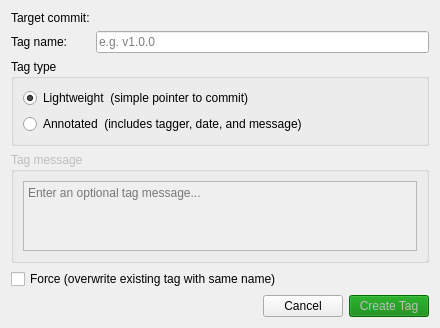
<?xml version="1.0" encoding="UTF-8"?>
<ui version="4.0">
 <class>QGitCreateTagDialog</class>
 <widget class="QDialog" name="QGitCreateTagDialog">
  <property name="geometry">
   <rect>
    <x>0</x>
    <y>0</y>
    <width>440</width>
    <height>310</height>
   </rect>
  </property>
  <property name="windowTitle">
   <string>Create Tag</string>
  </property>
  <layout class="QVBoxLayout" name="verticalLayout">
   <item>
    <layout class="QFormLayout" name="formLayout">
     <item row="0" column="0">
      <widget class="QLabel" name="targetCommit_label">
       <property name="text">
        <string>Target commit:</string>
       </property>
      </widget>
     </item>
     <item row="0" column="1">
      <widget class="QLabel" name="commitHash_label">
       <property name="text">
        <string/>
       </property>
       <property name="textFormat">
        <enum>Qt::TextFormat::RichText</enum>
       </property>
      </widget>
     </item>
     <item row="1" column="0">
      <widget class="QLabel" name="tagName_label">
       <property name="text">
        <string>Tag name:</string>
       </property>
      </widget>
     </item>
     <item row="1" column="1">
      <widget class="QLineEdit" name="tagName_lineEdit">
       <property name="placeholderText">
        <string>e.g. v1.0.0</string>
       </property>
      </widget>
     </item>
    </layout>
   </item>
   <item>
    <widget class="QGroupBox" name="tagType_groupBox">
     <property name="title">
      <string>Tag type</string>
     </property>
     <layout class="QVBoxLayout" name="verticalLayout_2">
      <item>
       <widget class="QRadioButton" name="lightweight_radioButton">
        <property name="text">
         <string>Lightweight  (simple pointer to commit)</string>
        </property>
        <property name="checked">
         <bool>true</bool>
        </property>
       </widget>
      </item>
      <item>
       <widget class="QRadioButton" name="annotated_radioButton">
        <property name="text">
         <string>Annotated  (includes tagger, date, and message)</string>
        </property>
       </widget>
      </item>
     </layout>
    </widget>
   </item>
   <item>
    <widget class="QGroupBox" name="message_groupBox">
     <property name="title">
      <string>Tag message</string>
     </property>
     <property name="enabled">
      <bool>false</bool>
     </property>
     <layout class="QVBoxLayout" name="verticalLayout_3">
      <item>
       <widget class="QPlainTextEdit" name="message_plainTextEdit">
        <property name="placeholderText">
         <string>Enter an optional tag message...</string>
        </property>
        <property name="maximumHeight">
         <number>90</number>
        </property>
       </widget>
      </item>
     </layout>
    </widget>
   </item>
   <item>
    <widget class="QCheckBox" name="force_checkBox">
     <property name="text">
      <string>Force (overwrite existing tag with same name)</string>
     </property>
    </widget>
   </item>
   <item>
    <layout class="QHBoxLayout" name="buttons_horizontalLayout">
     <item>
      <spacer name="horizontalSpacer">
       <property name="orientation">
        <enum>Qt::Orientation::Horizontal</enum>
       </property>
       <property name="sizeHint" stdset="0">
        <size>
         <width>40</width>
         <height>20</height>
        </size>
       </property>
      </spacer>
     </item>
     <item>
      <widget class="QPushButton" name="cancel_pushButton">
       <property name="text">
        <string>Cancel</string>
       </property>
      </widget>
     </item>
     <item>
      <widget class="QPushButton" name="createTag_pushButton">
       <property name="enabled">
        <bool>false</bool>
       </property>
       <property name="text">
        <string>Create Tag</string>
       </property>
       <property name="styleSheet">
        <string notr="true">background: green</string>
       </property>
       <property name="default">
        <bool>true</bool>
       </property>
      </widget>
     </item>
    </layout>
   </item>
  </layout>
 </widget>
 <tabstops>
  <tabstop>tagName_lineEdit</tabstop>
  <tabstop>lightweight_radioButton</tabstop>
  <tabstop>annotated_radioButton</tabstop>
  <tabstop>message_plainTextEdit</tabstop>
  <tabstop>force_checkBox</tabstop>
  <tabstop>cancel_pushButton</tabstop>
  <tabstop>createTag_pushButton</tabstop>
 </tabstops>
 <resources/>
 <connections>
  <connection>
   <sender>cancel_pushButton</sender>
   <signal>clicked()</signal>
   <receiver>QGitCreateTagDialog</receiver>
   <slot>reject()</slot>
   <hints>
    <hint type="sourcelabel">
     <x>330</x>
     <y>285</y>
    </hint>
    <hint type="destinationlabel">
     <x>350</x>
     <y>305</y>
    </hint>
   </hints>
  </connection>
  <connection>
   <sender>createTag_pushButton</sender>
   <signal>clicked()</signal>
   <receiver>QGitCreateTagDialog</receiver>
   <slot>accept()</slot>
   <hints>
    <hint type="sourcelabel">
     <x>400</x>
     <y>285</y>
    </hint>
    <hint type="destinationlabel">
     <x>430</x>
     <y>305</y>
    </hint>
   </hints>
  </connection>
 </connections>
</ui>
